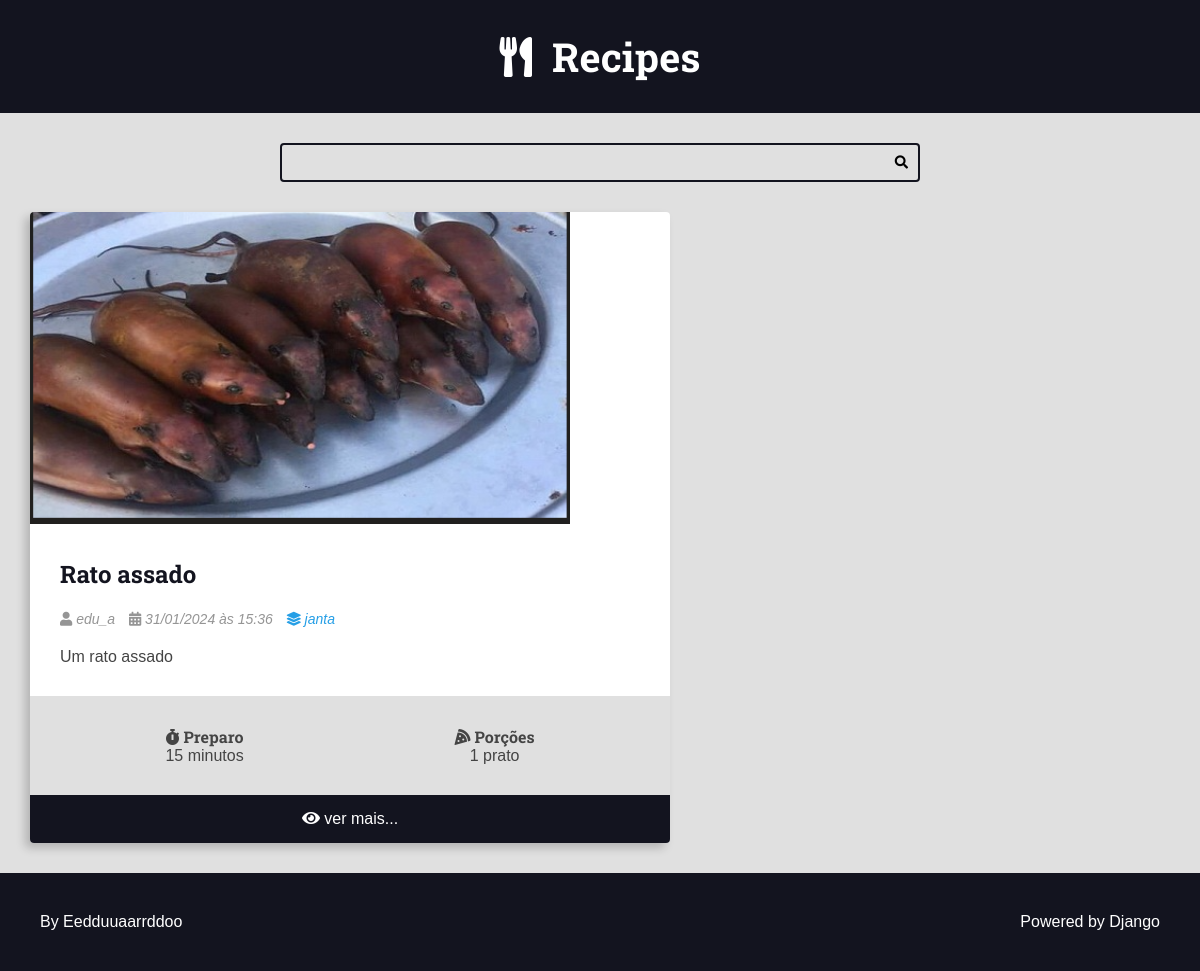
Page /recipes/category/1/ on the committed database.
### recipes/models.py (models this page shows, shortened)
class Recipe(models.Model):
    title = models.CharField(max_length=65)
    description = models.CharField(max_length=165)
    slug = models.SlugField()
    preparation_time = models.IntegerField()
    preparation_time_unit = models.CharField(max_length=65)
    servings = models.IntegerField()
    servings_unit = models.CharField(max_length=65)
    preparation_steps = models.TextField()
    preparation_steps_is_html = models.BooleanField(default=False)
    created_at = models.DateTimeField(auto_now_add=True)
    updated_at = models.DateTimeField(auto_now=True)
    is_published = models.BooleanField(default=False)
    cover = models.ImageField(
        upload_to='recipes/covers/%Y/%m/%d/', blank=True, default='')
    category = models.ForeignKey(
        Category, on_delete=models.SET_NULL, null=True,  blank=True ,
        default=None,
    )
    author = models.ForeignKey(
        User, on_delete=models.SET_NULL, null=True
    )

class Category(models.Model):
    name = models.CharField(max_length=65)

### recipes/views.py (the view)
# urls.py: path('recipes/category/<int:category_id>/',
def category(request, category_id):
    recipes = Recipe.objects.filter(
        category__id=category_id,
         is_published=True,
    ).order_by('-id')
    if not recipes:
        return HttpResponse ('NOT FOUND', status=404)
    return render(request, 'recipes/pages/category.html', context={
        'recipes': recipes,
        'title': f'{recipes.first().category.name}- Category |'
    })

### recipes/templates/recipes/pages/category.html (shortened to what this page needs)
{% extends 'global/base.html' %}
{% block content %}
<div class="main-content main-content-list container">
    {% for recipe in recipes %}
        {% include 'recipes/partials/recipe.html' %}
    {% endfor %}
</div>
{% endblock content %}

### recipes/templates/recipes/partials/recipe.html (shortened to what this page needs)
<div class="recipe recipe-list-item">
    {% if recipe.cover %}
          <div class="recipe-cover">
              <a href="{% url 'recipes:recipe' recipe.id %}">
                  <img src="{{ recipe.cover.url }}" alt="Temporário">
              </a>
          </div>
      {% endif %}
    <div class="recipe-title-container">
          <h2 class="recipe-title">
              <a href="{% url 'recipes:recipe' recipe.id %}">
                  {{ recipe.title }}
              </a>
          </h2>
      </div>
      <div class="recipe-author">
        {% if recipe.author is not None %}
        <span class="recipe-author-item">
              <i class="fas fa-user"></i>
    {% if recipe.author.first_name %}
                  {{ recipe.author.first_name }} {{ recipe.author.last_name }}
              {% else %}
                  {{ recipe.author.username }}
              {% endif %}
              {% else %}
              Desconhecido
              {% endif %}
            </span>
          <span class="recipe-author-item">
              <i class="fas fa-calendar-alt"></i>
              {{ recipe.created_at|date:"d/m/Y" }} às {{ recipe.created_at|date:"H:i" }}
          </span>
          {% if recipe.category is not None %}
          <span class="recipe-author-item">
    <a href="{% url 'recipes:category' recipe.category.id %}">
                  <i class="fas fa-layer-group"></i>
                  <span>{{ recipe.category.name }}</span>
              </a>
          </span>
          {% endif %}
      </div>
      <div class="recipe-content">
          <p>{{ recipe.description }}</p>
      </div>
      <div class="recipe-meta-container">
          <div class="recipe-meta recipe-preparation">
              <h3 class="recipe-meta-title"><i class="fas fa-stopwatch"></i> Preparo</h3>
              <div class="recipe-meta-text">
                  {{ recipe.preparation_time }} {{ recipe.preparation_time_unit }}
              </div>
          </div>
          <div class="recipe-meta recipe-servings">
              <h3 class="recipe-meta-title"><i class="fas fa-pizza-slice"></i> Porções</h3>
              <div class="recipe-meta-text">
                  {{ recipe.servings }} {{ recipe.servings_unit }}
              </div>
          </div>
      </div>
      {% if is_detail_page is not True %}
          <footer class="recipe-footer">
              <a class="recipe-read-more button button-dark button-full-width" href="{% url 'recipes:recipe' recipe.id %}">
                  <i class="fas fa-eye"></i>
                  <span>ver mais...</span>
              </a>
          </footer>
      {% endif %}
  </div>

### recipes/static/recipes/css/styles.css (style rules this page uses)
:root { --color-primary: #269fe6; --color-primary-hover: #2086c2; --color-primary-dark: #13141f; --color-primary-dark-hover: #212336; --color-primary-light: #d4ecfa; --color-primary-light-hover: #bdd8e7; --color-white: #fff; --color-black: #000; --color-dark-text: #444; --color-info-light: #cce5ff; --color-debug-light: #cce5ff; --color-success-light: #d4edda; --color-alert-light: #fff3cd; --color-warning-light: #fff3cd; --color-error-light: #f8d7da; --color-info-dark: #4d86c4; --color-debug-dark: #4d86c4; --color-success-dark: #4a9c5d; --color-alert-dark: #927f40; --color-warning-dark: #927f40; --color-error-dark: #da525d; --color-gray-0: #f9f9f9; --color-gray-1: #e0e0e0; --color-gray-2: #c7c7c7; --color-gray-3: #aeaeae; --color-gray-4: #959595; --color-gray-5: #7d7d7d; --color-gray-6: #646464; --color-gray-7: #4b4b4b; --color-gray-8: #323232; --color-gray-9: #191919; --font-primary: sans-serif; --font-headings: 'Roboto Slab', serif; --spacing-gutter-medium: 3rem; --spacing-gutter-large: 4rem; }
* { padding: 0; margin: 0; box-sizing: border-box; }
html { font-size: 62.5%; }
body { font-size: 1.6rem; font-family: var(--font-primary); background: var(--color-gray-1); color: var(--color-dark-text); }
h1, h2, h3, h4, h5, h6 { font-family: var(--font-headings); }
.container { max-width: 144rem; margin: 0 auto; padding: var(--spacing-gutter-medium); }
.main-content { padding-top: 0; }
.main-content-list { display: grid; grid-template-columns: repeat(auto-fit, minmax(340px, 1fr)); gap: var(--spacing-gutter-large); }
.recipe { background: var(--color-white); box-shadow: -5px 5px 10px rgba(0, 0, 0, 0.2); transform: scale(1); transition: all 300ms ease-in-out; border-radius: 0.4rem; overflow: hidden; }
.recipe img { max-width: 100%; }
.recipe-list-item { max-width: 64rem; height: fit-content; }
.recipe-title-container { padding: var(--spacing-gutter-medium); padding-bottom: 2rem; }
.recipe-title-container a { text-decoration: none; color: var(--color-primary-dark); }
.recipe-author { padding: 0 var(--spacing-gutter-medium); }
.recipe-content { padding: var(--spacing-gutter-medium); padding-top: 2rem; }
.recipe-author-item { color: var(--color-gray-4); margin-right: 1rem; font-style: italic; font-size: 1.4rem; }
.recipe-author a { color: var(--color-primary); transition: all 300ms ease-in-out; text-decoration: none; }
.recipe-meta-container { display: flex; flex-flow: row wrap; padding: var(--spacing-gutter-medium); background: var(--color-gray-1); }
.recipe-meta { display: flex; flex-flow: column nowrap; flex-shrink: 1; flex-grow: 1; text-align: center; }
.recipe-meta-title { font-size: 1.6rem; }
.recipe-footer a { background: var(--color-primary-dark); display: block; color: var(--color-white); text-decoration: none; text-align: center; padding: 1.5rem var(--spacing-gutter-medium); transition: all 300ms ease-in-out; }

### rows in the picture
Recipe: cover (picture), title "Rato assado", author.username "edu_a", created_at "31/01/2024", created_at "15:36", category.name "janta", description "Um rato assado", preparation_time "15", preparation_time_unit "minutos", servings "1", servings_unit "prato"
